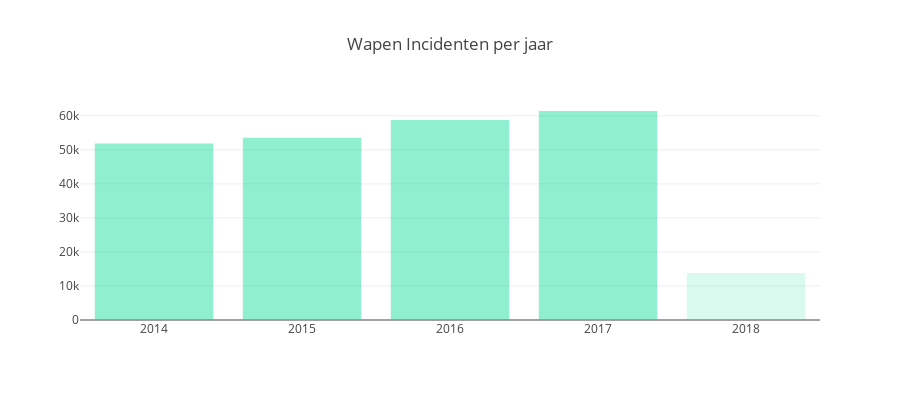

The cell this chart's notebook holds for it:
### Code cell
# function to aggregate and return keys and values
def create_stack_bar_data(col):
    aggregated = df[col].value_counts()
    x_values = aggregated.index.tolist()
    y_values = aggregated.values.tolist()
    return x_values, y_values

x1, y1 = create_stack_bar_data('year')
x1 = x1[:-1]
y1 = y1[:-1]
trace1 = go.Bar(x=x1, y=y1, opacity=0.75, name="year count", marker=dict(color=['rgba(10, 220, 150, 0.6)', 'rgba(10, 220, 150, 0.6)', 'rgba(10, 220, 150, 0.6)', 'rgba(10, 220, 150, 0.6)','rgba(10, 220, 150, 0.2)']))
layout = dict(height=400, title='Wapen Incidenten per jaar', legend=dict(orientation="h"));
fig = go.Figure(data=[trace1], layout=layout);
iplot(fig);

### Figure 1 — Plotly figure (JSON) as saved in the notebook; plotly's stock layout.template omitted (floating-point values rounded to 4 significant figures)
{"data": [{"marker": {"color": ["rgba(10, 220, 150, 0.6)", "rgba(10, 220, 150, 0.6)", "rgba(10, 220, 150, 0.6)", "rgba(10, 220, 150, 0.6)", "rgba(10, 220, 150, 0.2)"]}, "name": "year count", "opacity": 0.75, "type": "bar", "uid": "8e16002a-cc75-11e8-9bf0-f218980fbee0", "x": [2017, 2016, 2015, 2014, 2018], "y": [61402, 58763, 53579, 51854, 13802]}], "layout": {"height": 400, "legend": {"orientation": "h"}, "title": "Wapen Incidenten per jaar"}}
